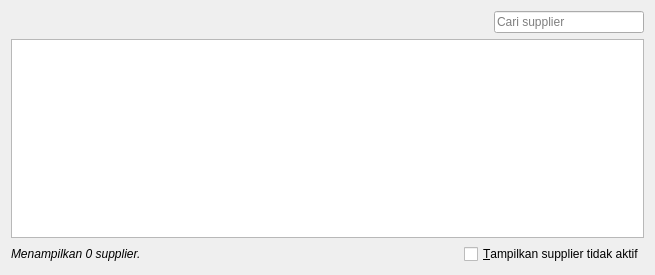
<?xml version="1.0" encoding="UTF-8"?>
<ui version="4.0">
 <class>CustomerManager</class>
 <widget class="QWidget" name="CustomerManager">
  <property name="geometry">
   <rect>
    <x>0</x>
    <y>0</y>
    <width>655</width>
    <height>275</height>
   </rect>
  </property>
  <property name="windowTitle">
   <string>Form</string>
  </property>
  <layout class="QVBoxLayout" name="verticalLayout">
   <item>
    <layout class="QHBoxLayout" name="toolBarLayout">
     <property name="spacing">
      <number>6</number>
     </property>
     <item>
      <spacer name="horizontalSpacer">
       <property name="orientation">
        <enum>Qt::Horizontal</enum>
       </property>
       <property name="sizeHint" stdset="0">
        <size>
         <width>40</width>
         <height>20</height>
        </size>
       </property>
      </spacer>
     </item>
     <item>
      <widget class="QLineEdit" name="searchEdit">
       <property name="maximumSize">
        <size>
         <width>150</width>
         <height>16777215</height>
        </size>
       </property>
       <property name="maxLength">
        <number>40</number>
       </property>
       <property name="placeholderText">
        <string>Cari supplier</string>
       </property>
       <property name="clearButtonEnabled">
        <bool>true</bool>
       </property>
      </widget>
     </item>
    </layout>
   </item>
   <item>
    <widget class="TableView" name="view">
     <property name="alternatingRowColors">
      <bool>true</bool>
     </property>
     <property name="selectionMode">
      <enum>QAbstractItemView::SingleSelection</enum>
     </property>
     <property name="selectionBehavior">
      <enum>QAbstractItemView::SelectRows</enum>
     </property>
     <property name="sortingEnabled">
      <bool>true</bool>
     </property>
     <property name="cornerButtonEnabled">
      <bool>false</bool>
     </property>
     <attribute name="verticalHeaderVisible">
      <bool>false</bool>
     </attribute>
     <attribute name="verticalHeaderMinimumSectionSize">
      <number>30</number>
     </attribute>
     <attribute name="verticalHeaderDefaultSectionSize">
      <number>30</number>
     </attribute>
    </widget>
   </item>
   <item>
    <layout class="QHBoxLayout" name="horizontalLayout_2">
     <item>
      <widget class="QLabel" name="infoLabel">
       <property name="font">
        <font>
         <italic>true</italic>
        </font>
       </property>
       <property name="text">
        <string>Menampilkan 0 supplier.</string>
       </property>
      </widget>
     </item>
     <item>
      <spacer name="horizontalSpacer_2">
       <property name="orientation">
        <enum>Qt::Horizontal</enum>
       </property>
       <property name="sizeHint" stdset="0">
        <size>
         <width>40</width>
         <height>20</height>
        </size>
       </property>
      </spacer>
     </item>
     <item>
      <widget class="QCheckBox" name="showInactiveCheckBox">
       <property name="text">
        <string>&amp;Tampilkan supplier tidak aktif</string>
       </property>
      </widget>
     </item>
    </layout>
   </item>
  </layout>
 </widget>
 <customwidgets>
  <customwidget>
   <class>TableView</class>
   <extends>QTableView</extends>
   <header>tableview.h</header>
  </customwidget>
 </customwidgets>
 <tabstops>
  <tabstop>view</tabstop>
  <tabstop>searchEdit</tabstop>
 </tabstops>
 <resources/>
 <connections/>
</ui>
